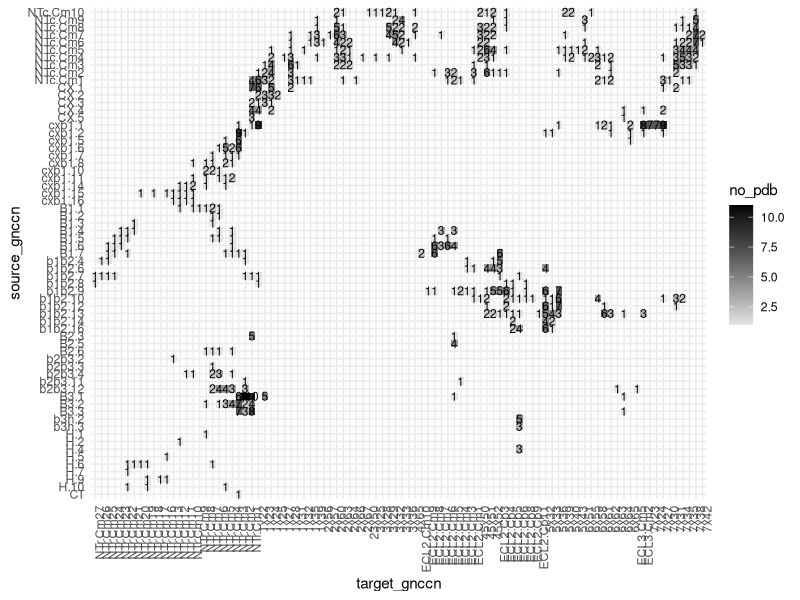
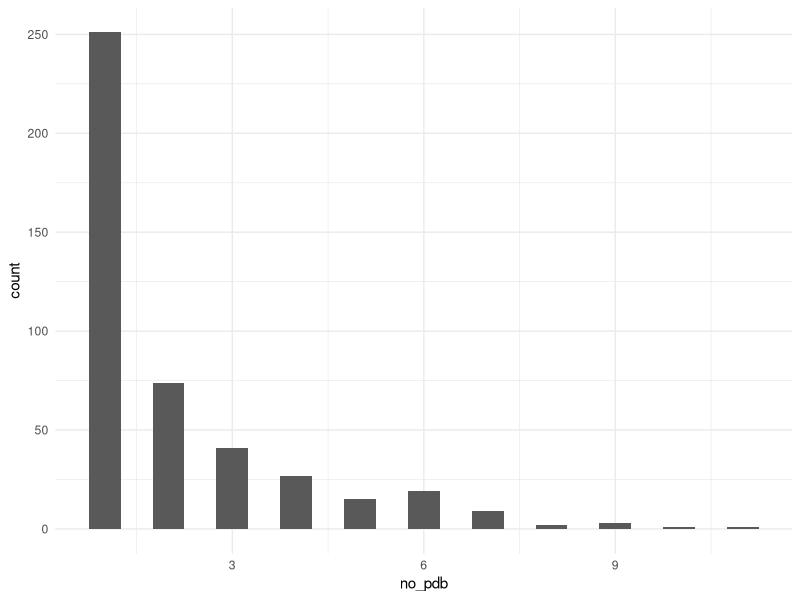
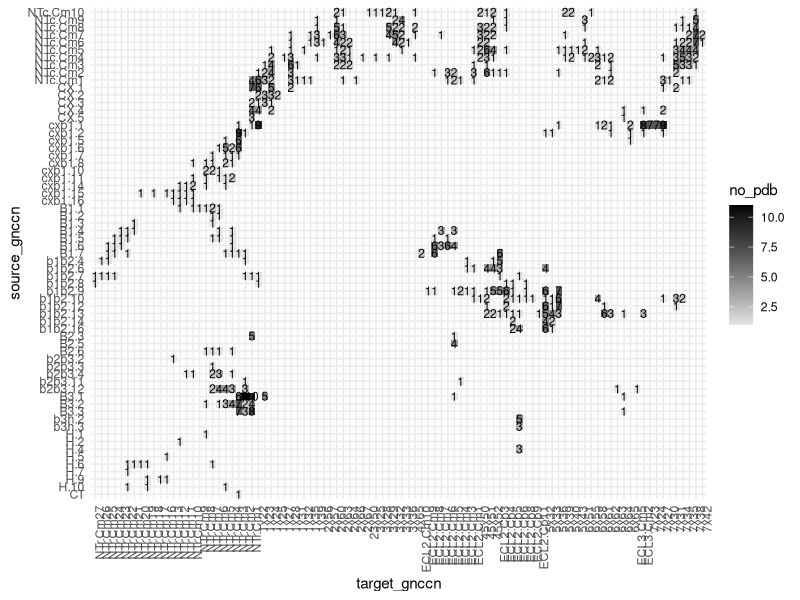

R code for these plots, in order:
# Description:
# Creates contact matrix using common chemokine nomenclature (CCN) and GPCRdb
# nomenclature (a common GPCR numbering system) and for each pair of contacts
# represents the number of structures which represent that contact

# packages, working directory
setwd("~/Desktop/Volkman_Lab/BABU_VOLKMAN/CHEMOKINE_PRJ/Data/chemokine_gpcr_ms/")
library(tidyverse)

################################################################################

# import contacts, select interface only, select Xray only
res <- read_csv("05_integrate/output/RIN_CONS_CLASS.csv") %>%
  filter(file != "6meo") %>%
  select(source_gnccn, target_gnccn, no_pdb) %>%
  filter()

# order positions
order.ck <- as.factor(c("NTc.Cm10","NTc.Cm9","NTc.Cm8","NTc.Cm7","NTc.Cm6","NTc.Cm5","NTc.Cm4","NTc.Cm3","NTc.Cm2","NTc.Cm1", "NTc.Cm0", "CX.1", "CX.2", "CX.3", "CX.4", "CX.5","cxb1.1","cxb1.2","cxb1.5","cxb1.6","cxb1.7","cxb1.8","cxb1.10","cxb1.11","cxb1.14","cxb1.15","cxb1.16","B1.1","B1.2","B1.3","B1.4","B1.5","B1.6","B1.7","b1b2.4","b1b2.6","b1b2.7","b1b2.8", "b1b2.9","b1b2.10","b1b2.12","b1b2.13","b1b2.14","b1b2.16","B2.1","B2.2","B2.3","B2.4","B2.5","B2.6","b2b3.2","b2b3.3","b2b3.4","b2b3.11","b2b3.12","B3.1","B3.2","B3.3","B3.4","b3h.1","b3h.2","b3h.3","b3h.4","H.1","H.2","H.3","H.4","H.5","H.6","H.7","H.8","H.9","H.10", "CT"))
res$source_gnccn <- factor(res$source_gnccn, levels = rev(order.ck))

order.ckr <- as.factor(c("NTr.Cm27","NTr.Cm26","NTr.Cm25","NTr.Cm24","NTr.Cm23","NTr.Cm22","NTr.Cm21", "NTr.Cm20","NTr.Cm19","NTr.Cm18","NTr.Cm17","NTr.Cm16","NTr.Cm15","NTr.Cm14","NTr.Cm13","NTr.Cm12","NTr.Cm11","NTr.Cm10","NTr.Cm9","NTr.Cm8","NTr.Cm7","NTr.Cm6","NTr.Cm5","NTr.Cm4","NTr.Cm3","NTr.Cm2","NTr.Cm1","NTr.Cys","NTr.Cp1","NTr.Cp2","NTr.Cp3","NTr.Cp4","NTr.Cp5","NTr.Cp6","1x22", "1x23", "1x24","1x25","1x26","1x27","1x28","1x29","1x30","1x31","1x32","1x33","1x34","1x35","1x36","1x37","1x38","1x39","1x40","1x41","1x42","1x43","1x44","1x45","1x46","1x47","1x48","1x49","1x50","1x51","1x52","1x53","1x54","1x55","1x56","1x57","1x58","1x59","1x60","12x48","12x49","12x50","12x51","2x37","2x38","2x39","2x40","2x41","2x42","2x43","2x44","2x45","2x46","2x47","2x48","2x49","2x50","2x51","2x52","2x53","2x54","2x55","2x56","2x57","2x58","2x59","2x60","2x61","2x62","2x63","2x64","2x65","2x66", "2x67", "23x50", "3x22","3x23","3x24","3x25","3x26","3x27","3x28","3x29","3x30","3x31","3x32","3x33","3x34","3x35","3x36","3x37","3x38","3x39","3x40","3x41","3x42","3x43","3x44","3x45","3x46","3x47","3x48","3x49","3x50","3x51","3x52","3x53","3x54","3x55","ICL2","4x38","4x39","4x40","4x41","4x42","4x43","4x44","4x45","4x46","4x47","4x48","4x49","4x50","4x51","4x52","4x53","4x54","4x55","4x56","4x57","4x59","4x60","4x61","4x62","4x63", "4x65", "ECL2.Cm10", "ECL2.Cm9","ECL2.Cm8","ECL2.Cm7","ECL2.Cm6","ECL2.Cm5","ECL2.Cm4","ECL2.Cm3","ECL2.Cm2","ECL2.Cm1","45x50","45x51","45x52","ECL2.Cp3","ECL2.Cp4","ECL2.Cp5","ECL2.Cp6","ECL2.Cp7","ECL2.Cp8","ECL2.Cp9","ECL2.Cp10","ECL2.Cp11", "5x32","5x33", "5x34","5x35","5x36","5x37","5x38","5x39","5x40","5x41","5x42","5x43","5x44","5x45","5x46","5x461","5x47","5x48","5x49","5x50","5x51","5x52","5x53","5x54","5x55","5x56","5x57","5x58","5x59","5x60","5x61","5x62","5x63","5x64","5x65","5x66","5x67","5x68","ICL3","6x29","6x30","6x31","6x32","6x33","6x34","6x35","6x36","6x37","6x38","6x39","6x40","6x41","6x42","6x43","6x44","6x45","6x46","6x47","6x48","6x49","6x50","6x51","6x52","6x53","6x54","6x55","6x56","6x57","6x58","6x59","6x60","6x61","6x62","6x63","6x64","6x65","ECL3.Cm5","ECL3.Cm4","ECL3.Cm3","ECL3.Cm2","7x23","7x24","7x25","7x26","7x27","7x28","7x29","7x30","7x31","7x32","7x33","7x34","7x35","7x36","7x37","7x38","7x39","7x40","7x41","7x42","7x43","7x45","7x46","7x47","7x48","7x49","7x50","7x51","7x52","7x53","7x54","7x55","7x56","8x47","8x48","8x49","8x50","8x51","8x52","8x53","8x54","8x55","8x56","8x57","8x58","8x59","8x60","8x61","8x62"))
res$target_gnccn <- factor(res$target_gnccn, levels = order.ckr)

# add descriptive column for number of contacts
res <- res %>% mutate(no = case_when(
no_pdb == 1 ~ "one",
no_pdb == 2 ~ "two",
no_pdb == 3 ~ "three",
no_pdb == 4 ~ "four",
no_pdb == 5 ~ "five",
no_pdb == 6 ~ "six",
no_pdb == 7 ~ "seven",
no_pdb == 8 ~ "eight",
no_pdb == 9 ~ "nine",
no_pdb == 10 ~ "ten",
no_pdb == 11 ~ "eleven"
))

# PLOT RES-BY-RES MATRIX
res %>%
  unique() %>%
  ggplot(aes(target_gnccn, source_gnccn, fill = no_pdb)) +
  geom_tile() +
  scale_fill_gradient(low="grey90", high="black") +
  geom_text(aes(target_gnccn, source_gnccn, label = no_pdb), size = 3) +
  theme_minimal() +
  theme(axis.text.x = element_text(angle = 90, hjust = 1))

ggsave(filename = "contact_matrix_res_plot.pdf", 
       plot = last_plot(), path = "F2/output/",
       width = 11,
       height = 8)

# PLOT HISTO
res %>%
unique() %>%
ggplot(aes(no_pdb)) +
geom_histogram(binwidth=0.5) +
theme_minimal()

 
